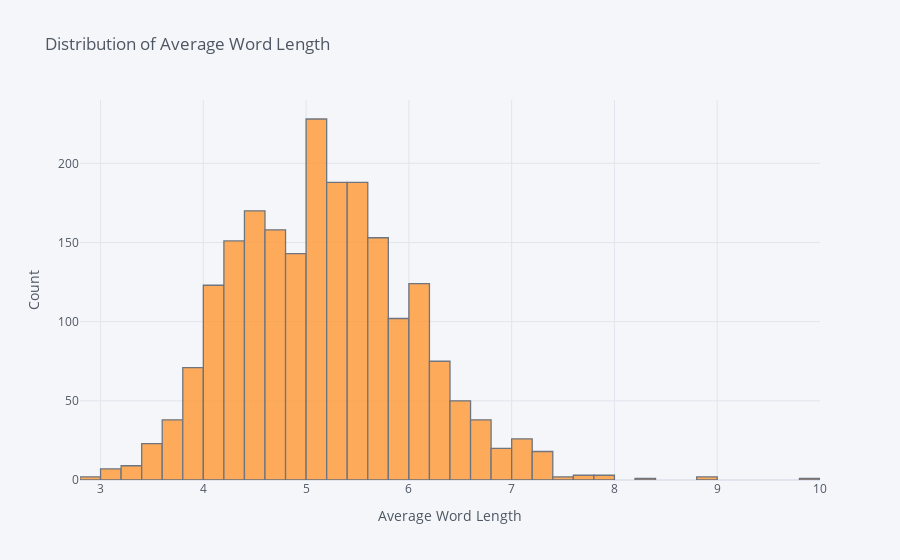

This figure's notebook cell:
### Code cell
df['avg_word_length'].iplot(kind = 'hist', xTitle = 'Average Word Length', yTitle = 'Count', title = "Distribution of Average Word Length", bins = 50)

### Figure 1 — Plotly figure (JSON) as saved in the notebook; plotly's stock layout.template omitted (floating-point values rounded to 4 significant figures; data arrays with more than 128 entries replaced by an {"elided": "..."} marker saying what was removed)
{"data": [{"histfunc": "count", "histnorm": "", "marker": {"color": "rgba(255, 153, 51, 1.0)", "line": {"color": "#4D5663", "width": 1.3}}, "name": "avg_word_length", "nbinsx": 50, "opacity": 0.8, "orientation": "v", "type": "histogram", "x": {"elided": "2117 float values"}}], "layout": {"barmode": "overlay", "legend": {"bgcolor": "#F5F6F9", "font": {"color": "#4D5663"}}, "paper_bgcolor": "#F5F6F9", "plot_bgcolor": "#F5F6F9", "title": {"font": {"color": "#4D5663"}, "text": "Distribution of Average Word Length"}, "xaxis": {"gridcolor": "#E1E5ED", "showgrid": true, "tickfont": {"color": "#4D5663"}, "title": {"font": {"color": "#4D5663"}, "text": "Average Word Length"}, "zerolinecolor": "#E1E5ED"}, "yaxis": {"gridcolor": "#E1E5ED", "showgrid": true, "tickfont": {"color": "#4D5663"}, "title": {"font": {"color": "#4D5663"}, "text": "Count"}, "zerolinecolor": "#E1E5ED"}}}
